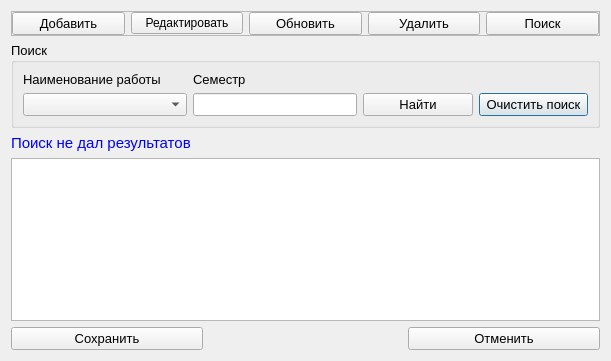
<?xml version="1.0" encoding="UTF-8"?>
<ui version="4.0">
 <class>Semestr</class>
 <widget class="QDialog" name="Semestr">
  <property name="geometry">
   <rect>
    <x>0</x>
    <y>0</y>
    <width>611</width>
    <height>361</height>
   </rect>
  </property>
  <property name="windowTitle">
   <string>Семестры</string>
  </property>
  <property name="styleSheet">
   <string notr="true">QTableView::item 
{
 border: 1px solid #d9d9d9; 
 border-top-color: transparent; 
 border-bottom-color: transparent;
} 
QTableView::item:hover
 { 
 background: qlineargradient(x1: 0, y1: 0,- x2: 0, y2: 1, stop: 0 #e7effd, stop: 1 #cbdaf1); 
border: 1px solid #bfcde4;
color:rgb(85, 170, 255);
}   
QTableView::item:selected
 { 
background: qlineargradient(x1: 0, y1: 0, x2: 0, y2: 1, stop: 0 #e7effd, stop: 1 #cbdaf1); 
border: 1px solid #567dbc; 
color:rgb(24, 85, 255); 
} 
</string>
  </property>
  <layout class="QGridLayout" name="gridLayout_3">
   <item row="1" column="0" colspan="3">
    <widget class="QGroupBox" name="groupBox_search">
     <property name="font">
      <font>
       <pointsize>10</pointsize>
      </font>
     </property>
     <property name="title">
      <string>Поиск</string>
     </property>
     <layout class="QGridLayout" name="gridLayout" columnstretch="3,3,2,2">
      <item row="1" column="1">
       <widget class="QLineEdit" name="lineEdit_nazvanie">
        <property name="font">
         <font>
          <pointsize>10</pointsize>
         </font>
        </property>
       </widget>
      </item>
      <item row="1" column="3">
       <widget class="QPushButton" name="pushButton_clear">
        <property name="font">
         <font>
          <pointsize>10</pointsize>
         </font>
        </property>
        <property name="text">
         <string>Очистить поиск</string>
        </property>
        <property name="icon">
         <iconset resource="../resourses.qrc">
          <normaloff>:/img/img/clear.png</normaloff>:/img/img/clear.png</iconset>
        </property>
       </widget>
      </item>
      <item row="1" column="0">
       <widget class="QComboBox" name="comboBox_course">
        <property name="font">
         <font>
          <pointsize>10</pointsize>
         </font>
        </property>
       </widget>
      </item>
      <item row="1" column="2">
       <widget class="QPushButton" name="pushButton_find">
        <property name="font">
         <font>
          <pointsize>10</pointsize>
         </font>
        </property>
        <property name="text">
         <string>Найти</string>
        </property>
        <property name="icon">
         <iconset resource="../resourses.qrc">
          <normaloff>:/img/img/findOk.png</normaloff>:/img/img/findOk.png</iconset>
        </property>
       </widget>
      </item>
      <item row="0" column="0">
       <widget class="QLabel" name="label">
        <property name="font">
         <font>
          <pointsize>10</pointsize>
         </font>
        </property>
        <property name="text">
         <string>Наименование работы</string>
        </property>
       </widget>
      </item>
      <item row="0" column="1">
       <widget class="QLabel" name="label_2">
        <property name="font">
         <font>
          <pointsize>10</pointsize>
         </font>
        </property>
        <property name="text">
         <string>Семестр</string>
        </property>
       </widget>
      </item>
     </layout>
    </widget>
   </item>
   <item row="2" column="0">
    <widget class="QLabel" name="label_result">
     <property name="font">
      <font>
       <pointsize>11</pointsize>
      </font>
     </property>
     <property name="styleSheet">
      <string notr="true">color:rgb(0, 0, 255)</string>
     </property>
     <property name="text">
      <string>Поиск не дал результатов</string>
     </property>
    </widget>
   </item>
   <item row="4" column="0">
    <widget class="QPushButton" name="pushButton_save">
     <property name="font">
      <font>
       <pointsize>10</pointsize>
      </font>
     </property>
     <property name="text">
      <string>Сохранить</string>
     </property>
     <property name="icon">
      <iconset resource="../resourses.qrc">
       <normaloff>:/img/img/save.png</normaloff>:/img/img/save.png</iconset>
     </property>
    </widget>
   </item>
   <item row="4" column="1">
    <widget class="QLabel" name="label_naideno">
     <property name="font">
      <font>
       <pointsize>14</pointsize>
      </font>
     </property>
     <property name="styleSheet">
      <string notr="true">color:rgb(85, 0, 255)</string>
     </property>
     <property name="text">
      <string/>
     </property>
    </widget>
   </item>
   <item row="4" column="2">
    <widget class="QPushButton" name="pushBatton_cancel">
     <property name="font">
      <font>
       <pointsize>10</pointsize>
      </font>
     </property>
     <property name="text">
      <string>Отменить</string>
     </property>
     <property name="icon">
      <iconset resource="../resourses.qrc">
       <normaloff>:/img/img/cancel.png</normaloff>:/img/img/cancel.png</iconset>
     </property>
    </widget>
   </item>
   <item row="3" column="0" colspan="3">
    <widget class="QTableView" name="tableView_semestr">
     <property name="font">
      <font>
       <pointsize>10</pointsize>
      </font>
     </property>
     <property name="styleSheet">
      <string notr="true">QTableView::item 
{
 border: 1px solid #d9d9d9; 
 border-top-color: transparent; 
 border-bottom-color: transparent;
} 
QTableView::item:hover
 { 
 background: qlineargradient(x1: 0, y1: 0,- x2: 0, y2: 1, stop: 0 #e7effd, stop: 1 #cbdaf1); 
border: 1px solid #bfcde4;
color:rgb(85, 170, 255);
}   
QTableView::item:selected
 { 
background: qlineargradient(x1: 0, y1: 0, x2: 0, y2: 1, stop: 0 #e7effd, stop: 1 #cbdaf1); 
border: 1px solid #567dbc; 
color:rgb(24, 85, 255); 
} 
</string>
     </property>
     <property name="editTriggers">
      <set>QAbstractItemView::AnyKeyPressed|QAbstractItemView::CurrentChanged|QAbstractItemView::EditKeyPressed|QAbstractItemView::SelectedClicked</set>
     </property>
     <property name="alternatingRowColors">
      <bool>true</bool>
     </property>
     <property name="selectionMode">
      <enum>QAbstractItemView::SingleSelection</enum>
     </property>
     <property name="selectionBehavior">
      <enum>QAbstractItemView::SelectItems</enum>
     </property>
     <property name="gridStyle">
      <enum>Qt::SolidLine</enum>
     </property>
    </widget>
   </item>
   <item row="0" column="0" colspan="3">
    <widget class="QFrame" name="frame">
     <property name="frameShape">
      <enum>QFrame::StyledPanel</enum>
     </property>
     <property name="frameShadow">
      <enum>QFrame::Raised</enum>
     </property>
     <layout class="QGridLayout" name="gridLayout_2">
      <property name="leftMargin">
       <number>0</number>
      </property>
      <property name="topMargin">
       <number>0</number>
      </property>
      <property name="rightMargin">
       <number>0</number>
      </property>
      <property name="bottomMargin">
       <number>0</number>
      </property>
      <property name="verticalSpacing">
       <number>0</number>
      </property>
      <item row="0" column="4">
       <widget class="QPushButton" name="pushButton_search">
        <property name="font">
         <font>
          <pointsize>10</pointsize>
         </font>
        </property>
        <property name="text">
         <string>Поиск</string>
        </property>
        <property name="icon">
         <iconset resource="../resourses.qrc">
          <normaloff>:/img/img/find.png</normaloff>:/img/img/find.png</iconset>
        </property>
       </widget>
      </item>
      <item row="0" column="3">
       <widget class="QPushButton" name="pushButton_del">
        <property name="font">
         <font>
          <pointsize>10</pointsize>
         </font>
        </property>
        <property name="text">
         <string>Удалить</string>
        </property>
        <property name="icon">
         <iconset resource="../resourses.qrc">
          <normaloff>:/img/img/delete.png</normaloff>:/img/img/delete.png</iconset>
        </property>
       </widget>
      </item>
      <item row="0" column="0">
       <widget class="QPushButton" name="pushButton_add">
        <property name="font">
         <font>
          <pointsize>10</pointsize>
         </font>
        </property>
        <property name="text">
         <string>Добавить</string>
        </property>
        <property name="icon">
         <iconset resource="../resourses.qrc">
          <normaloff>:/img/img/add.png</normaloff>:/img/img/add.png</iconset>
        </property>
       </widget>
      </item>
      <item row="0" column="2">
       <widget class="QPushButton" name="pushButton_update">
        <property name="font">
         <font>
          <pointsize>10</pointsize>
         </font>
        </property>
        <property name="text">
         <string>Обновить</string>
        </property>
        <property name="icon">
         <iconset resource="../resourses.qrc">
          <normaloff>:/img/img/refresh.png</normaloff>:/img/img/refresh.png</iconset>
        </property>
       </widget>
      </item>
      <item row="0" column="1">
       <widget class="QPushButton" name="pushButton_edit">
        <property name="text">
         <string>Редактировать</string>
        </property>
        <property name="icon">
         <iconset resource="../resourses.qrc">
          <normaloff>:/img/img/edit.png</normaloff>:/img/img/edit.png</iconset>
        </property>
       </widget>
      </item>
     </layout>
    </widget>
   </item>
  </layout>
 </widget>
 <resources>
  <include location="../resourses.qrc"/>
 </resources>
 <connections/>
</ui>
